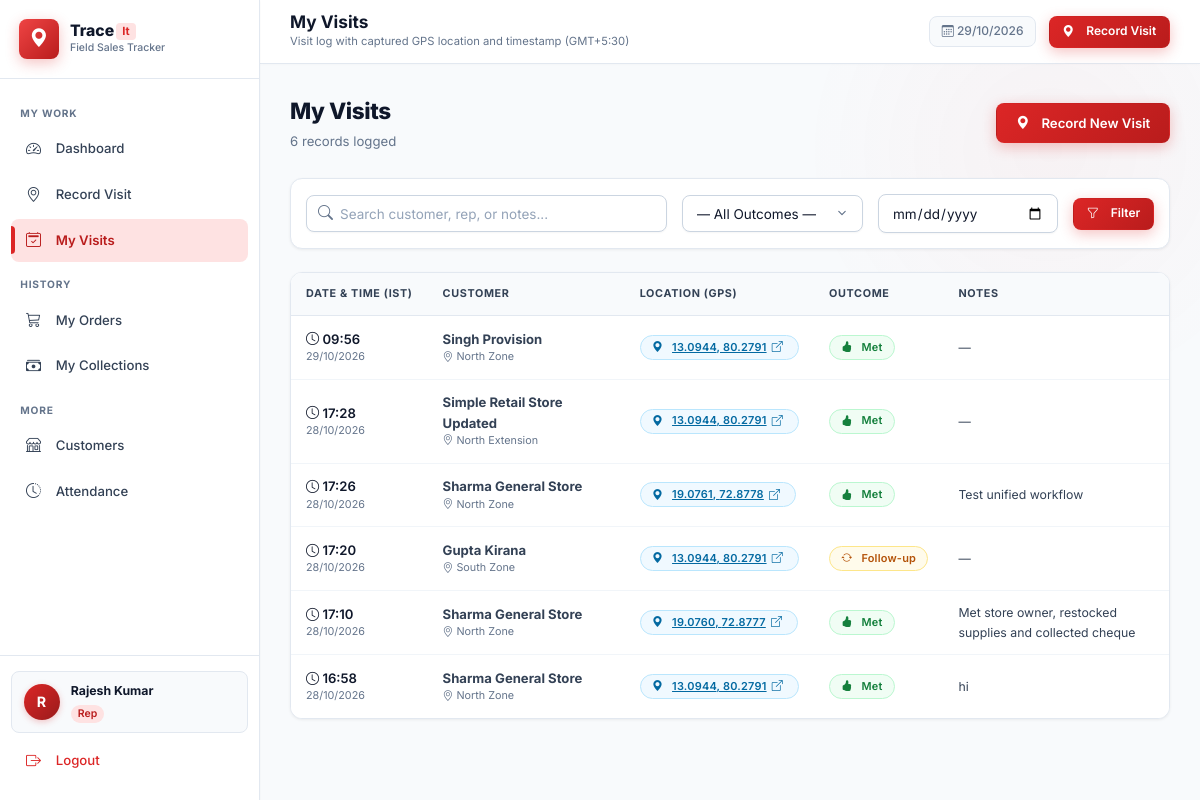
/visits/ (signed in), run on the app's committed database.
### app/models.py (models this page shows, shortened)
class User(UserMixin, db.Model):
    __tablename__ = 'users'
    id = db.Column(db.Integer, primary_key=True)
    name = db.Column(db.String(100), nullable=False)
    email = db.Column(db.String(120), unique=True, nullable=False)
    phone = db.Column(db.String(20))
    password_hash = db.Column(db.String(256), nullable=False)
    role = db.Column(db.String(20), nullable=False, default='rep')  # 'admin' or 'rep'
    is_active = db.Column(db.Boolean, default=True)
    avatar_url = db.Column(db.String(200), default='')
    created_at = db.Column(db.DateTime, default=datetime.utcnow)
    visits = db.relationship('Visit', backref='rep', lazy=True, foreign_keys='Visit.rep_id')
    orders = db.relationship('Order', backref='rep', lazy=True, foreign_keys='Order.rep_id')
    attendances = db.relationship('Attendance', backref='rep', lazy=True)
    payments = db.relationship('Payment', backref='rep', lazy=True, foreign_keys='Payment.rep_id')
    locations = db.relationship('RepLocation', backref='rep', lazy=True)
    customers = db.relationship('Customer', backref='assigned_rep', lazy=True, foreign_keys='Customer.assigned_rep_id')
    beat_routes = db.relationship('BeatRoute', backref='rep', lazy=True)

class Visit(db.Model):
    __tablename__ = 'visits'
    id = db.Column(db.Integer, primary_key=True)
    rep_id = db.Column(db.Integer, db.ForeignKey('users.id'), nullable=False)
    customer_id = db.Column(db.Integer, db.ForeignKey('customers.id'), nullable=False)
    visit_date = db.Column(db.Date, nullable=False, default=datetime.utcnow)
    check_in_time = db.Column(db.DateTime)
    check_out_time = db.Column(db.DateTime)
    check_in_lat = db.Column(db.Float)
    check_in_lng = db.Column(db.Float)
    check_out_lat = db.Column(db.Float)
    check_out_lng = db.Column(db.Float)
    status = db.Column(db.String(30), default='planned')  # planned, checked_in, completed, missed, skipped
    outcome = db.Column(db.String(30))  # met, not_met, follow_up
    notes = db.Column(db.Text)
    photo_url = db.Column(db.String(200))
    created_at = db.Column(db.DateTime, default=datetime.utcnow)

class Customer(db.Model):
    __tablename__ = 'customers'
    id = db.Column(db.Integer, primary_key=True)
    name = db.Column(db.String(150), nullable=False)
    contact_person = db.Column(db.String(100))
    phone = db.Column(db.String(20))
    email = db.Column(db.String(120))
    address = db.Column(db.Text)
    area = db.Column(db.String(100))
    city = db.Column(db.String(100))
    lat = db.Column(db.Float, default=0.0)
    lng = db.Column(db.Float, default=0.0)
    assigned_rep_id = db.Column(db.Integer, db.ForeignKey('users.id'))
    is_active = db.Column(db.Boolean, default=True)
    created_at = db.Column(db.DateTime, default=datetime.utcnow)
    visits = db.relationship('Visit', backref='customer', lazy=True)
    orders = db.relationship('Order', backref='customer', lazy=True)
    payments = db.relationship('Payment', backref='customer', lazy=True)

### app/routes/visits.py (the view, shortened to what this page needs)
@visits_bp.route('/')
@login_required
def list_visits():
    today = today_ist()
    q = request.args.get('q', '').strip()
    outcome = request.args.get('outcome', '').strip()
    date_filter = request.args.get('date', '').strip()
    rep_filter = request.args.get('rep_id', type=int)
    query = Visit.query
    if current_user.role != 'admin':
        query = query.filter(Visit.rep_id == current_user.id)
    elif rep_filter:
        query = query.filter(Visit.rep_id == rep_filter)
    if outcome:
        query = query.filter(Visit.outcome == outcome)
    visits = query.order_by(Visit.visit_date.desc(), Visit.check_in_time.desc(), Visit.id.desc()).limit(200).all()
    reps = User.query.filter_by(role='rep', is_active=True).order_by(User.name).all() if current_user.role == 'admin' else []
    return render_template(
        'visits/list.html',
        visits=visits,
        today=today,
        reps=reps,
        selected_q=q,
        selected_outcome=outcome,
        selected_date=date_filter,
        selected_rep=rep_filter
    )

### app/timezone_utils.py (called while the page is built)
def now_ist() -> datetime:
    return datetime.now(timezone.utc) + IST_OFFSET

def today_ist() -> date:
    return now_ist().date()

### app/templates/visits/list.html (shortened to what this page needs)
{% extends 'base.html' %}
{% block page_title %}{{ 'All Visits' if current_user.role == 'admin' else 'My Visits' }}{% endblock %}
{% block page_subtitle %}Visit log with captured GPS location and timestamp (GMT+5:30){% endblock %}
{% block topbar_actions %}
{% if current_user.role == 'rep' %}
<a href="{{ url_for('visits.record_visit') }}" class="btn btn-primary btn-sm"><i class="bi bi-geo-alt-fill"></i> Record Visit</a>
{% endif %}
{% endblock %}
{% block content %}
<div class="page-header">
  <div>
    <h2>{{ 'All Visits' if current_user.role == 'admin' else 'My Visits' }}</h2>
    <p>{{ visits|length }} records logged</p>
  </div>
  {% if current_user.role == 'rep' %}
  <a href="{{ url_for('visits.record_visit') }}" class="btn btn-primary"><i class="bi bi-geo-alt-fill"></i> Record New Visit</a>
  {% endif %}
</div>
<div class="card mb-3" style="padding: 1rem;">
  <form method="GET" action="{{ url_for('visits.list_visits') }}" class="d-flex gap-2 flex-wrap align-center">
    <div style="flex: 2; min-width: 180px; position: relative;">
      <input type="text" name="q" value="{{ selected_q }}"
             placeholder="Search customer, rep, or notes..."
             style="padding-left: 2.2rem; width: 100%;">
      <i class="bi bi-search" style="position: absolute; left: 0.8rem; top: 50%; transform: translateY(-50%); color: var(--text-muted);"></i>
    </div>
    <div style="flex: 1; min-width: 130px;">
      <select name="outcome" style="width: 100%;">
        <option value="">— All Outcomes —</option>
      </select>
    </div>
    <div style="flex: 1; min-width: 140px;">
      <input type="date" name="date" value="{{ selected_date }}" style="width: 100%;" title="Filter by date">
    </div>
    <button type="submit" class="btn btn-primary btn-sm"><i class="bi bi-funnel"></i> Filter</button>
  </form>
</div>
<div class="card" style="padding:0; overflow:hidden;">
  <div class="table-wrapper" style="border:none; border-radius:0;">
    <table>
      <thead>
        <tr>
          <th>Date & Time (IST)</th>
          <th>Customer</th>
          <th>Location (GPS)</th>
          <th>Outcome</th>
          <th>Notes</th>
        </tr>
      </thead>
      <tbody>
        {% for v in visits %}
        <tr>
          <td>
            <div style="font-weight:600; color:var(--text-primary);">
              <i class="bi bi-clock"></i> {{ v.check_in_time.strftime('%H:%M') if v.check_in_time else '—' }}
            </div>
            <div class="fs-xs text-muted">{{ v.visit_date.strftime('%d/%m/%Y') }}</div>
          </td>
          <td>
            <div style="font-weight:700;">{{ v.customer.name }}</div>
            <div class="fs-xs text-muted"><i class="bi bi-geo-alt"></i> {{ v.customer.area or 'No area' }}</div>
          </td>
          <td>
            {% if v.check_in_lat and v.check_in_lng %}
            <a href="https://www.google.com/maps?q={{ v.check_in_lat }},{{ v.check_in_lng }}" target="_blank" rel="noopener noreferrer" class="badge badge-info" title="Open GPS location in Google Maps">
              <i class="bi bi-geo-alt-fill"></i> {{ '%.4f'|format(v.check_in_lat) }}, {{ '%.4f'|format(v.check_in_lng) }} <i class="bi bi-box-arrow-up-right"></i>
            </a>
            {% else %}
            <span class="badge badge-default">No GPS</span>
            {% endif %}
          </td>
          <td>
            {% if v.outcome == 'met' %}
              <span class="badge badge-success"><i class="bi bi-hand-thumbs-up-fill"></i> Met</span>
            {% elif v.outcome == 'not_met' %}
              <span class="badge badge-danger"><i class="bi bi-hand-thumbs-down-fill"></i> Not Met</span>
            {% elif v.outcome == 'follow_up' %}
              <span class="badge badge-warning"><i class="bi bi-arrow-repeat"></i> Follow-up</span>
            {% else %}
              <span class="badge badge-default"><i class="bi bi-check-circle-fill"></i> Visited</span>
            {% endif %}
          </td>
          <td style="max-width:240px; font-size:0.82rem; color:var(--text-secondary);">
            {{ v.notes or '—' }}
          </td>
        </tr>
        {% endfor %}
      </tbody>
    </table>
  </div>
</div>
{% endblock %}

### app/templates/base.html (shortened to what this page needs)
<!DOCTYPE html>
<html lang="en">
<head>
  <link rel="stylesheet" href="{{ url_for('static', filename='css/style.css') }}">
  <link rel="stylesheet" href="https://cdn.jsdelivr.net/npm/bootstrap-icons@1.11.3/font/bootstrap-icons.min.css">
  <link rel="stylesheet" href="https://unpkg.com/leaflet@1.9.4/dist/leaflet.css">
</head>
<body>
{% if current_user.is_authenticated %}
<div class="app-layout">
  <aside class="sidebar" id="sidebar" aria-label="Main Navigation">
    <div class="sidebar-brand">
      <div class="brand-info">
        <div class="brand-icon"><i class="bi bi-geo-alt-fill"></i></div>
        <div>
          <div class="brand-text">Trace<span class="brand-tag">It</span></div>
          <div class="brand-sub">Field Sales Tracker</div>
        </div>
      </div>
    </div>
    <nav class="sidebar-nav">
      {% if current_user.role == 'admin' %}
      <div class="nav-section-title">Overview</div>
      <a href="{{ url_for('admin.dashboard') }}" class="nav-item {% if request.endpoint == 'admin.dashboard' %}active{% endif %}">
        <span class="nav-icon"><i class="bi bi-speedometer2"></i></span> Dashboard
      </a>
      <div class="nav-section-title">Team</div>
      <a href="{{ url_for('admin.team') }}" class="nav-item {% if 'team' in request.endpoint %}active{% endif %}">
        <span class="nav-icon"><i class="bi bi-people"></i></span> Sales Team
      </a>
      <a href="{{ url_for('customers.list_customers') }}" class="nav-item {% if 'customer' in request.endpoint %}active{% endif %}">
        <span class="nav-icon"><i class="bi bi-shop"></i></span> Customers
      </a>
      <div class="nav-section-title">Activity</div>
      <a href="{{ url_for('visits.list_visits') }}" class="nav-item {% if 'visit' in request.endpoint %}active{% endif %}">
        <span class="nav-icon"><i class="bi bi-calendar2-check"></i></span> All Visits
      </a>
      <a href="{{ url_for('orders.list_orders') }}" class="nav-item {% if 'order' in request.endpoint %}active{% endif %}">
        <span class="nav-icon"><i class="bi bi-cart3"></i></span> Orders
      </a>
      <a href="{{ url_for('payments.list_payments') }}" class="nav-item {% if 'payment' in request.endpoint %}active{% endif %}">
        <span class="nav-icon"><i class="bi bi-credit-card"></i></span> Payments
      </a>
      <div class="nav-section-title">Reports</div>
      <a href="{{ url_for('admin.reports_visits') }}" class="nav-item {% if 'reports_visits' in request.endpoint %}active{% endif %}">
        <span class="nav-icon"><i class="bi bi-bar-chart-line"></i></span> Visit Reports
      </a>
      <a href="{{ url_for('admin.reports_orders') }}" class="nav-item {% if 'reports_orders' in request.endpoint %}active{% endif %}">
        <span class="nav-icon"><i class="bi bi-graph-up"></i></span> Order Reports
      </a>
      <a href="{{ url_for('admin.reports_attendance') }}" class="nav-item {% if 'reports_attendance' in request.endpoint %}active{% endif %}">
        <span class="nav-icon"><i class="bi bi-clock-history"></i></span> Attendance
      </a>
      {% else %}
      <div class="nav-section-title">My Work</div>
      <a href="{{ url_for('rep.dashboard') }}" class="nav-item {% if request.endpoint == 'rep.dashboard' %}active{% endif %}">
        <span class="nav-icon"><i class="bi bi-speedometer2"></i></span> Dashboard
      </a>
      <a href="{{ url_for('visits.record_visit') }}" class="nav-item {% if 'record' in request.endpoint %}active{% endif %}">
        <span class="nav-icon"><i class="bi bi-geo-alt"></i></span> Record Visit
      </a>
      <a href="{{ url_for('visits.list_visits') }}" class="nav-item {% if request.endpoint == 'visits.list_visits' %}active{% endif %}">
        <span class="nav-icon"><i class="bi bi-calendar2-check"></i></span> My Visits
      </a>
      <div class="nav-section-title">History</div>
      <a href="{{ url_for('orders.list_orders') }}" class="nav-item {% if request.endpoint == 'orders.list_orders' %}active{% endif %}">
        <span class="nav-icon"><i class="bi bi-cart3"></i></span> My Orders
      </a>
      <a href="{{ url_for('payments.list_payments') }}" class="nav-item {% if request.endpoint == 'payments.list_payments' %}active{% endif %}">
        <span class="nav-icon"><i class="bi bi-cash-stack"></i></span> My Collections
      </a>
      <div class="nav-section-title">More</div>
      <a href="{{ url_for('customers.list_customers') }}" class="nav-item {% if 'customer' in request.endpoint %}active{% endif %}">
        <span class="nav-icon"><i class="bi bi-shop"></i></span> Customers
      </a>
      <a href="{{ url_for('attendance.list_attendance') }}" class="nav-item {% if 'attendance' in request.endpoint %}active{% endif %}">
        <span class="nav-icon"><i class="bi bi-clock-history"></i></span> Attendance
      </a>
      {% endif %}
    </nav>
    <div class="sidebar-footer">
      <div class="user-info">
        <div class="user-avatar">{{ current_user.name[0].upper() }}</div>
        <div class="user-details">
          <div class="user-name">{{ current_user.name }}</div>
          <span class="user-role">{{ current_user.role|capitalize }}</span>
        </div>
      </div>
      <a href="{{ url_for('auth.logout') }}" class="nav-item logout-link">
        <span class="nav-icon"><i class="bi bi-box-arrow-right"></i></span> Logout
      </a>
    </div>
  </aside>
  <div class="main-content">
    <header class="topbar">
      <div class="d-flex align-center gap-2 topbar-left">
        <div class="topbar-heading">
          <h1 class="topbar-title">{% block page_title %}{% endblock %}</h1>
          <div class="topbar-subtitle">{% block page_subtitle %}{% endblock %}</div>
        </div>
      </div>
      <div class="topbar-actions">
        {% if current_user.role == 'rep' %}
        <span class="topbar-date"><i class="bi bi-calendar3"></i> {{ now.strftime('%d/%m/%Y') if now else '' }}</span>
        {% endif %}
        {% block topbar_actions %}{% endblock %}
      </div>
    </header>
    <main class="page-content animate-fade-in">
      {% block content %}{% endblock %}
    </main>
  </div>
</div>
{% endif %}
</body>
</html>

### data on the page
User: name "R", name "Rajesh Kumar", role "Rep", role "My Visits"
Visit: check_in_time "09:56", visit_date "29/10/2026", customer.name "Singh Provision", customer "North Zone", check_in_lat "13.0944", check_in_lng "80.2791", outcome "met" (drawn), notes "—"
Visit: check_in_time "17:28", visit_date "28/10/2026", customer.name "Simple Retail Store Updated", customer "North Extension", check_in_lat "13.0944", check_in_lng "80.2791", outcome "met" (drawn), notes "—"
Visit: check_in_time "17:26", visit_date "28/10/2026", customer.name "Sharma General Store", customer "North Zone", check_in_lat "19.0761", check_in_lng "72.8778", outcome "met" (drawn), notes "Test unified workflow"
Visit: check_in_time "17:20", visit_date "28/10/2026", customer.name "Gupta Kirana", customer "South Zone", check_in_lat "13.0944", check_in_lng "80.2791", outcome "follow_up" (drawn), notes "—"
Visit: check_in_time "17:10", visit_date "28/10/2026", customer.name "Sharma General Store", customer "North Zone", check_in_lat "19.0760", check_in_lng "72.8777", outcome "met" (drawn), notes "Met store owner, restocked supplies and collected cheque"
Visit: check_in_time "16:58", visit_date "28/10/2026", customer.name "Sharma General Store", customer "North Zone", check_in_lat "13.0944", check_in_lng "80.2791", outcome "met" (drawn), notes "hi"

### other printed values
{{ now.strftime('%d/%m/%Y') if now else '' }} "29/10/2026"
{{ visits|length }} "6"
